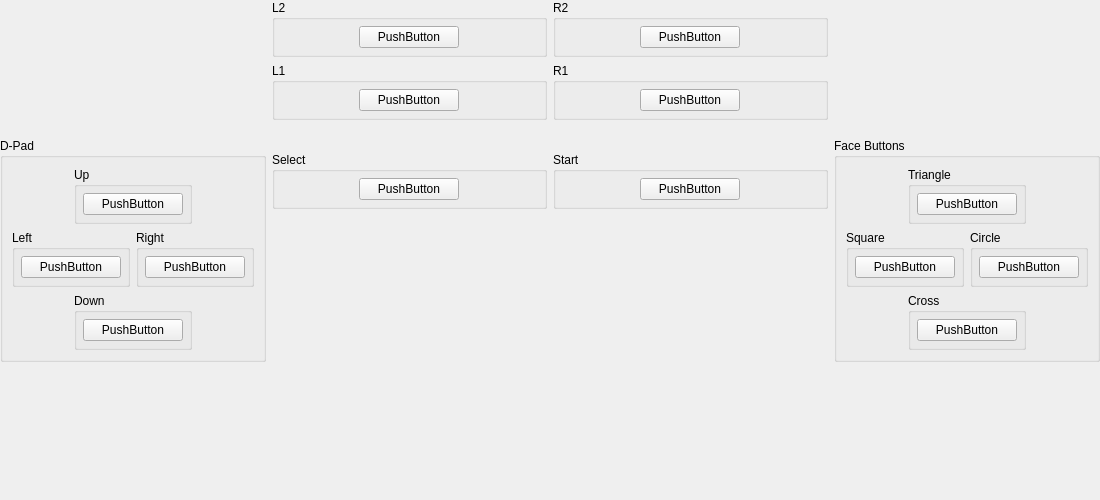
<?xml version="1.0" encoding="UTF-8"?>
<ui version="4.0">
 <class>ControllerBindingWidget_DigitalController</class>
 <widget class="QWidget" name="ControllerBindingWidget_DigitalController">
  <property name="geometry">
   <rect>
    <x>0</x>
    <y>0</y>
    <width>1100</width>
    <height>500</height>
   </rect>
  </property>
  <property name="sizePolicy">
   <sizepolicy hsizetype="MinimumExpanding" vsizetype="Preferred">
    <horstretch>0</horstretch>
    <verstretch>0</verstretch>
   </sizepolicy>
  </property>
  <property name="minimumSize">
   <size>
    <width>1100</width>
    <height>500</height>
   </size>
  </property>
  <layout class="QGridLayout" name="gridLayout_7">
   <property name="leftMargin">
    <number>0</number>
   </property>
   <property name="topMargin">
    <number>0</number>
   </property>
   <property name="rightMargin">
    <number>0</number>
   </property>
   <property name="bottomMargin">
    <number>0</number>
   </property>
   <item row="0" column="1">
    <layout class="QGridLayout" name="gridLayout_27">
     <item row="1" column="0">
      <widget class="QGroupBox" name="groupBox_22">
       <property name="title">
        <string>L1</string>
       </property>
       <layout class="QGridLayout" name="gridLayout_22">
        <property name="leftMargin">
         <number>6</number>
        </property>
        <property name="topMargin">
         <number>6</number>
        </property>
        <property name="rightMargin">
         <number>6</number>
        </property>
        <property name="bottomMargin">
         <number>6</number>
        </property>
        <item row="0" column="0">
         <widget class="InputBindingWidget" name="L1">
          <property name="maximumSize">
           <size>
            <width>100</width>
            <height>16777215</height>
           </size>
          </property>
          <property name="text">
           <string>PushButton</string>
          </property>
         </widget>
        </item>
       </layout>
      </widget>
     </item>
     <item row="0" column="0">
      <widget class="QGroupBox" name="groupBox_21">
       <property name="title">
        <string>L2</string>
       </property>
       <layout class="QGridLayout" name="gridLayout_21">
        <property name="leftMargin">
         <number>6</number>
        </property>
        <property name="topMargin">
         <number>6</number>
        </property>
        <property name="rightMargin">
         <number>6</number>
        </property>
        <property name="bottomMargin">
         <number>6</number>
        </property>
        <item row="0" column="0">
         <widget class="InputBindingWidget" name="L2">
          <property name="maximumSize">
           <size>
            <width>100</width>
            <height>16777215</height>
           </size>
          </property>
          <property name="text">
           <string>PushButton</string>
          </property>
         </widget>
        </item>
       </layout>
      </widget>
     </item>
     <item row="0" column="1">
      <widget class="QGroupBox" name="groupBox_23">
       <property name="title">
        <string>R2</string>
       </property>
       <layout class="QGridLayout" name="gridLayout_23">
        <property name="leftMargin">
         <number>6</number>
        </property>
        <property name="topMargin">
         <number>6</number>
        </property>
        <property name="rightMargin">
         <number>6</number>
        </property>
        <property name="bottomMargin">
         <number>6</number>
        </property>
        <item row="0" column="0">
         <widget class="InputBindingWidget" name="R2">
          <property name="maximumSize">
           <size>
            <width>100</width>
            <height>16777215</height>
           </size>
          </property>
          <property name="text">
           <string>PushButton</string>
          </property>
         </widget>
        </item>
       </layout>
      </widget>
     </item>
     <item row="1" column="1">
      <widget class="QGroupBox" name="groupBox_24">
       <property name="title">
        <string>R1</string>
       </property>
       <layout class="QGridLayout" name="gridLayout_24">
        <property name="leftMargin">
         <number>6</number>
        </property>
        <property name="topMargin">
         <number>6</number>
        </property>
        <property name="rightMargin">
         <number>6</number>
        </property>
        <property name="bottomMargin">
         <number>6</number>
        </property>
        <item row="0" column="0">
         <widget class="InputBindingWidget" name="R1">
          <property name="maximumSize">
           <size>
            <width>100</width>
            <height>16777215</height>
           </size>
          </property>
          <property name="text">
           <string>PushButton</string>
          </property>
         </widget>
        </item>
       </layout>
      </widget>
     </item>
    </layout>
   </item>
   <item row="0" column="2" rowspan="4">
    <layout class="QVBoxLayout" name="verticalLayout">
     <item>
      <spacer name="verticalSpacer_3">
       <property name="orientation">
        <enum>Qt::Vertical</enum>
       </property>
       <property name="sizeHint" stdset="0">
        <size>
         <width>20</width>
         <height>40</height>
        </size>
       </property>
      </spacer>
     </item>
     <item>
      <widget class="QGroupBox" name="groupBox_16">
       <property name="title">
        <string>Face Buttons</string>
       </property>
       <layout class="QGridLayout" name="gridLayout_16">
        <item row="3" column="1" colspan="2">
         <widget class="QGroupBox" name="groupBox_17">
          <property name="title">
           <string>Cross</string>
          </property>
          <layout class="QGridLayout" name="gridLayout_17">
           <property name="leftMargin">
            <number>6</number>
           </property>
           <property name="topMargin">
            <number>6</number>
           </property>
           <property name="rightMargin">
            <number>6</number>
           </property>
           <property name="bottomMargin">
            <number>6</number>
           </property>
           <item row="0" column="0">
            <widget class="InputBindingWidget" name="Cross">
             <property name="minimumSize">
              <size>
               <width>100</width>
               <height>0</height>
              </size>
             </property>
             <property name="maximumSize">
              <size>
               <width>100</width>
               <height>16777215</height>
              </size>
             </property>
             <property name="text">
              <string>PushButton</string>
             </property>
            </widget>
           </item>
          </layout>
         </widget>
        </item>
        <item row="2" column="0" colspan="2">
         <widget class="QGroupBox" name="groupBox_18">
          <property name="title">
           <string>Square</string>
          </property>
          <layout class="QGridLayout" name="gridLayout_18">
           <property name="leftMargin">
            <number>6</number>
           </property>
           <property name="topMargin">
            <number>6</number>
           </property>
           <property name="rightMargin">
            <number>6</number>
           </property>
           <property name="bottomMargin">
            <number>6</number>
           </property>
           <item row="0" column="0">
            <widget class="InputBindingWidget" name="Square">
             <property name="minimumSize">
              <size>
               <width>100</width>
               <height>0</height>
              </size>
             </property>
             <property name="maximumSize">
              <size>
               <width>100</width>
               <height>16777215</height>
              </size>
             </property>
             <property name="text">
              <string>PushButton</string>
             </property>
            </widget>
           </item>
          </layout>
         </widget>
        </item>
        <item row="0" column="1" colspan="2">
         <widget class="QGroupBox" name="groupBox_19">
          <property name="title">
           <string>Triangle</string>
          </property>
          <layout class="QGridLayout" name="gridLayout_19">
           <property name="leftMargin">
            <number>6</number>
           </property>
           <property name="topMargin">
            <number>6</number>
           </property>
           <property name="rightMargin">
            <number>6</number>
           </property>
           <property name="bottomMargin">
            <number>6</number>
           </property>
           <item row="0" column="0">
            <widget class="InputBindingWidget" name="Triangle">
             <property name="minimumSize">
              <size>
               <width>100</width>
               <height>0</height>
              </size>
             </property>
             <property name="maximumSize">
              <size>
               <width>100</width>
               <height>16777215</height>
              </size>
             </property>
             <property name="text">
              <string>PushButton</string>
             </property>
            </widget>
           </item>
          </layout>
         </widget>
        </item>
        <item row="2" column="2" colspan="2">
         <widget class="QGroupBox" name="groupBox_20">
          <property name="title">
           <string>Circle</string>
          </property>
          <layout class="QGridLayout" name="gridLayout_20">
           <property name="leftMargin">
            <number>6</number>
           </property>
           <property name="topMargin">
            <number>6</number>
           </property>
           <property name="rightMargin">
            <number>6</number>
           </property>
           <property name="bottomMargin">
            <number>6</number>
           </property>
           <item row="0" column="0">
            <widget class="InputBindingWidget" name="Circle">
             <property name="minimumSize">
              <size>
               <width>100</width>
               <height>0</height>
              </size>
             </property>
             <property name="maximumSize">
              <size>
               <width>100</width>
               <height>16777215</height>
              </size>
             </property>
             <property name="text">
              <string>PushButton</string>
             </property>
            </widget>
           </item>
          </layout>
         </widget>
        </item>
       </layout>
      </widget>
     </item>
     <item>
      <spacer name="verticalSpacer_4">
       <property name="orientation">
        <enum>Qt::Vertical</enum>
       </property>
       <property name="sizeHint" stdset="0">
        <size>
         <width>20</width>
         <height>40</height>
        </size>
       </property>
      </spacer>
     </item>
    </layout>
   </item>
   <item row="1" column="1">
    <layout class="QHBoxLayout" name="horizontalLayout_4">
     <item>
      <spacer name="horizontalSpacer">
       <property name="orientation">
        <enum>Qt::Horizontal</enum>
       </property>
       <property name="sizeHint" stdset="0">
        <size>
         <width>40</width>
         <height>20</height>
        </size>
       </property>
      </spacer>
     </item>
     <item>
      <widget class="QLabel" name="label">
       <property name="sizePolicy">
        <sizepolicy hsizetype="Fixed" vsizetype="Fixed">
         <horstretch>0</horstretch>
         <verstretch>0</verstretch>
        </sizepolicy>
       </property>
       <property name="maximumSize">
        <size>
         <width>400</width>
         <height>266</height>
        </size>
       </property>
       <property name="text">
        <string/>
       </property>
       <property name="pixmap">
        <pixmap resource="resources/resources.qrc">:/controllers/digital_controller.svg</pixmap>
       </property>
       <property name="scaledContents">
        <bool>true</bool>
       </property>
      </widget>
     </item>
     <item>
      <spacer name="horizontalSpacer_2">
       <property name="orientation">
        <enum>Qt::Horizontal</enum>
       </property>
       <property name="sizeHint" stdset="0">
        <size>
         <width>40</width>
         <height>20</height>
        </size>
       </property>
      </spacer>
     </item>
    </layout>
   </item>
   <item row="3" column="1">
    <layout class="QGridLayout" name="gridLayout_32">
     <item row="1" column="0" colspan="4">
      <spacer name="verticalSpacer">
       <property name="orientation">
        <enum>Qt::Vertical</enum>
       </property>
       <property name="sizeHint" stdset="0">
        <size>
         <width>20</width>
         <height>40</height>
        </size>
       </property>
      </spacer>
     </item>
    </layout>
   </item>
   <item row="0" column="0" rowspan="4">
    <layout class="QVBoxLayout" name="verticalLayout_2">
     <item>
      <spacer name="verticalSpacer_2">
       <property name="orientation">
        <enum>Qt::Vertical</enum>
       </property>
       <property name="sizeHint" stdset="0">
        <size>
         <width>20</width>
         <height>40</height>
        </size>
       </property>
      </spacer>
     </item>
     <item>
      <widget class="QGroupBox" name="groupBox">
       <property name="title">
        <string>D-Pad</string>
       </property>
       <layout class="QGridLayout" name="gridLayout_5">
        <item row="3" column="1" colspan="2">
         <widget class="QGroupBox" name="groupBox_5">
          <property name="title">
           <string>Down</string>
          </property>
          <layout class="QGridLayout" name="gridLayout_4">
           <property name="leftMargin">
            <number>6</number>
           </property>
           <property name="topMargin">
            <number>6</number>
           </property>
           <property name="rightMargin">
            <number>6</number>
           </property>
           <property name="bottomMargin">
            <number>6</number>
           </property>
           <item row="0" column="0">
            <widget class="InputBindingWidget" name="Down">
             <property name="minimumSize">
              <size>
               <width>100</width>
               <height>0</height>
              </size>
             </property>
             <property name="maximumSize">
              <size>
               <width>100</width>
               <height>16777215</height>
              </size>
             </property>
             <property name="text">
              <string>PushButton</string>
             </property>
            </widget>
           </item>
          </layout>
         </widget>
        </item>
        <item row="2" column="0" colspan="2">
         <widget class="QGroupBox" name="groupBox_3">
          <property name="title">
           <string>Left</string>
          </property>
          <layout class="QGridLayout" name="gridLayout_2">
           <property name="leftMargin">
            <number>6</number>
           </property>
           <property name="topMargin">
            <number>6</number>
           </property>
           <property name="rightMargin">
            <number>6</number>
           </property>
           <property name="bottomMargin">
            <number>6</number>
           </property>
           <item row="0" column="0">
            <widget class="InputBindingWidget" name="Left">
             <property name="minimumSize">
              <size>
               <width>100</width>
               <height>0</height>
              </size>
             </property>
             <property name="maximumSize">
              <size>
               <width>100</width>
               <height>16777215</height>
              </size>
             </property>
             <property name="text">
              <string>PushButton</string>
             </property>
            </widget>
           </item>
          </layout>
         </widget>
        </item>
        <item row="0" column="1" colspan="2">
         <widget class="QGroupBox" name="groupBox_2">
          <property name="title">
           <string>Up</string>
          </property>
          <layout class="QGridLayout" name="gridLayout">
           <property name="leftMargin">
            <number>6</number>
           </property>
           <property name="topMargin">
            <number>6</number>
           </property>
           <property name="rightMargin">
            <number>6</number>
           </property>
           <property name="bottomMargin">
            <number>6</number>
           </property>
           <item row="0" column="0">
            <widget class="InputBindingWidget" name="Up">
             <property name="minimumSize">
              <size>
               <width>100</width>
               <height>0</height>
              </size>
             </property>
             <property name="maximumSize">
              <size>
               <width>100</width>
               <height>16777215</height>
              </size>
             </property>
             <property name="text">
              <string>PushButton</string>
             </property>
            </widget>
           </item>
          </layout>
         </widget>
        </item>
        <item row="2" column="2" colspan="2">
         <widget class="QGroupBox" name="groupBox_4">
          <property name="title">
           <string>Right</string>
          </property>
          <layout class="QGridLayout" name="gridLayout_3">
           <property name="leftMargin">
            <number>6</number>
           </property>
           <property name="topMargin">
            <number>6</number>
           </property>
           <property name="rightMargin">
            <number>6</number>
           </property>
           <property name="bottomMargin">
            <number>6</number>
           </property>
           <item row="0" column="0">
            <widget class="InputBindingWidget" name="Right">
             <property name="minimumSize">
              <size>
               <width>100</width>
               <height>0</height>
              </size>
             </property>
             <property name="maximumSize">
              <size>
               <width>100</width>
               <height>16777215</height>
              </size>
             </property>
             <property name="text">
              <string>PushButton</string>
             </property>
            </widget>
           </item>
          </layout>
         </widget>
        </item>
       </layout>
      </widget>
     </item>
     <item>
      <spacer name="verticalSpacer_5">
       <property name="orientation">
        <enum>Qt::Vertical</enum>
       </property>
       <property name="sizeHint" stdset="0">
        <size>
         <width>20</width>
         <height>40</height>
        </size>
       </property>
      </spacer>
     </item>
    </layout>
   </item>
   <item row="2" column="1">
    <layout class="QGridLayout" name="gridLayout_6">
     <item row="0" column="1">
      <widget class="QGroupBox" name="groupBox_25">
       <property name="title">
        <string>Select</string>
       </property>
       <layout class="QGridLayout" name="gridLayout_25">
        <property name="leftMargin">
         <number>6</number>
        </property>
        <property name="topMargin">
         <number>6</number>
        </property>
        <property name="rightMargin">
         <number>6</number>
        </property>
        <property name="bottomMargin">
         <number>6</number>
        </property>
        <item row="0" column="0">
         <widget class="InputBindingWidget" name="Select">
          <property name="maximumSize">
           <size>
            <width>100</width>
            <height>16777215</height>
           </size>
          </property>
          <property name="text">
           <string>PushButton</string>
          </property>
         </widget>
        </item>
       </layout>
      </widget>
     </item>
     <item row="0" column="2">
      <widget class="QGroupBox" name="groupBox_26">
       <property name="title">
        <string>Start</string>
       </property>
       <layout class="QGridLayout" name="gridLayout_26">
        <property name="leftMargin">
         <number>6</number>
        </property>
        <property name="topMargin">
         <number>6</number>
        </property>
        <property name="rightMargin">
         <number>6</number>
        </property>
        <property name="bottomMargin">
         <number>6</number>
        </property>
        <item row="0" column="0">
         <widget class="InputBindingWidget" name="Start">
          <property name="maximumSize">
           <size>
            <width>100</width>
            <height>16777215</height>
           </size>
          </property>
          <property name="text">
           <string>PushButton</string>
          </property>
         </widget>
        </item>
       </layout>
      </widget>
     </item>
    </layout>
   </item>
  </layout>
 </widget>
 <customwidgets>
  <customwidget>
   <class>InputBindingWidget</class>
   <extends>QPushButton</extends>
   <header>inputbindingwidgets.h</header>
  </customwidget>
 </customwidgets>
 <resources>
  <include location="resources/duckstation-qt.qrc"/>
 </resources>
 <connections/>
</ui>
